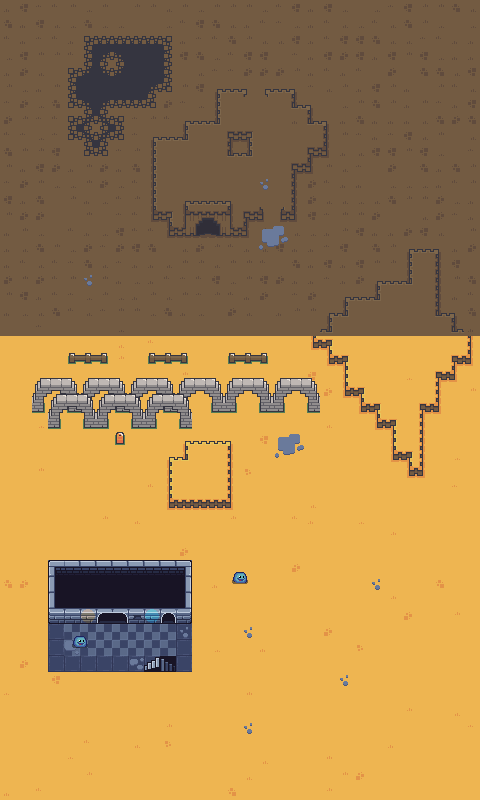

A 2D game scene composited from a Tiled map and its tileset images. What follows is a short description and the map's XML, with each tile layer's data collapsed to a summary:
An orthogonal 30x50 tile map with 16x16 px tiles, 8 tile layers (0, 1, 2, Monsters, ...), 5 tilesets.

<map version="1.10" tiledversion="1.10.2" orientation="orthogonal" renderorder="right-down" width="30" height="50" tilewidth="16" tileheight="16" infinite="0" nextlayerid="12" nextobjectid="1">
 <editorsettings>
  <export target="TestingTerrains2..csv" format="csv" />
 </editorsettings>
 <tileset firstgid="1" source="../Tilesets/cave_.tsx" />
 <tileset firstgid="65" source="../Tilesets/desert_.tsx" />
 <tileset firstgid="129" source="../Tilesets/forest_ [fencesAndWalls].tsx" />
 <tileset firstgid="309" source="../Tilesets/Set 1.1.tsx" />
 <tileset firstgid="437" source="../Tilesets/slime.tsx" />
 <layer id="1" name="0" width="30" height="50">
  <data>[1500 cells, 1500 non-empty, 84 distinct tile ids]</data>
 </layer>
 <layer id="2" name="1" width="30" height="50">
  <data>[1500 cells, 127 non-empty, 31 distinct tile ids]</data>
 </layer>
 <layer id="3" name="2" width="30" height="50">
  <data>[1500 cells, 45 non-empty, 17 distinct tile ids]</data>
 </layer>
 <layer id="11" name="Monsters" width="30" height="50">
  <data>[1500 cells, 8 non-empty, 4 distinct tile ids]</data>
 </layer>
 <layer id="5" name="F0" width="30" height="50">
  <data>[1500 cells, 0 non-empty, 0 distinct tile ids]</data>
 </layer>
 <layer id="6" name="F1" width="30" height="50">
  <data>[1500 cells, 0 non-empty, 0 distinct tile ids]</data>
 </layer>
 <layer id="7" name="F2" width="30" height="50">
  <data>[1500 cells, 0 non-empty, 0 distinct tile ids]</data>
 </layer>
 <layer id="9" name="Collision" width="30" height="50" opacity="0.24">
  <data>[1500 cells, 0 non-empty, 0 distinct tile ids]</data>
 </layer>
</map>
